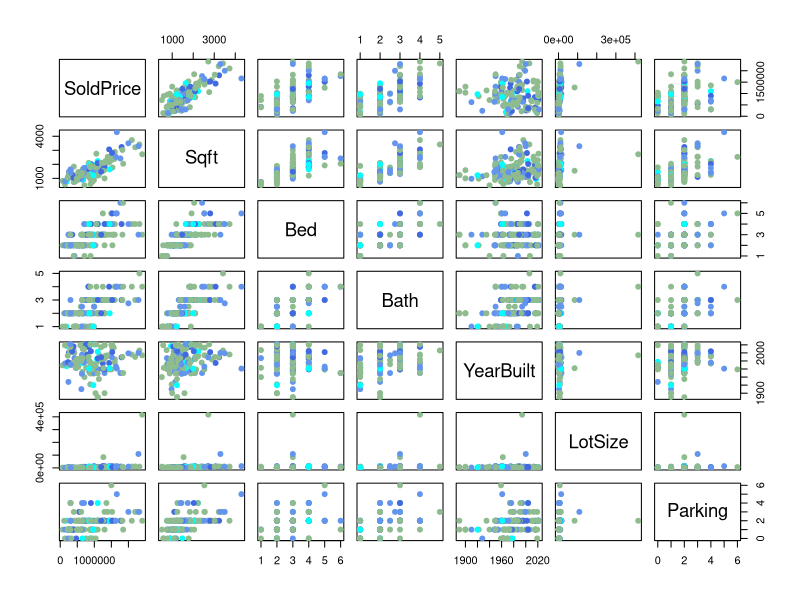
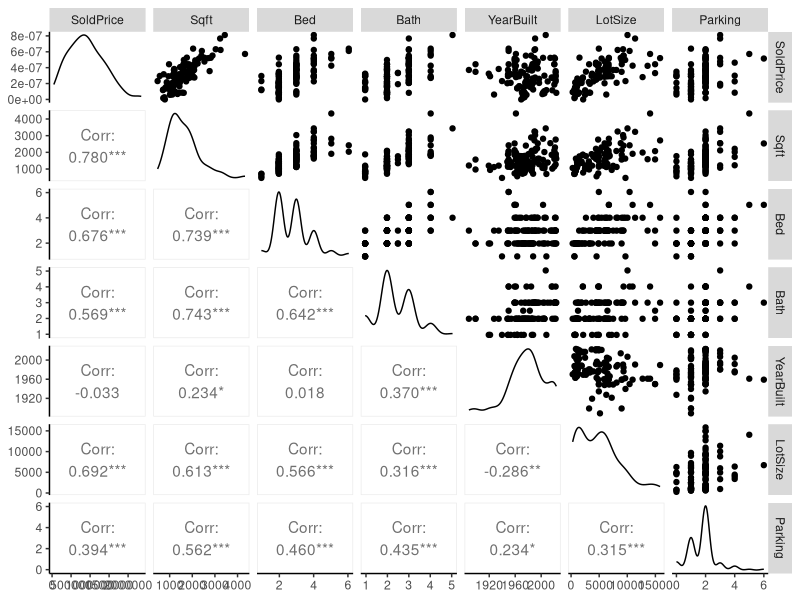
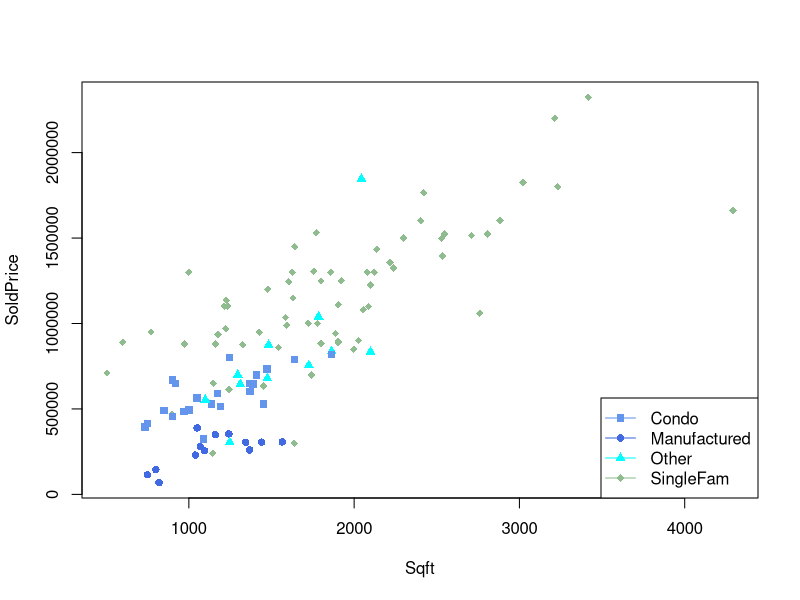

The R script that drew these images, in order: (Note: this script raises an error after producing the figures.)
## ---- chunk 1
knitr::opts_chunk$set(echo = TRUE)
## ---- chunk 2
library(tidyverse)
library(readxl)
library(leaps)
library(car)
library(scatterplot3d)
library(GGally)
library('lmtest')
## ---- chunk 3
realestate <- read_excel("SLO_Real_Estate_Feb-Apr2022.xlsx")

realestate_clean <- realestate %>%
  filter(LotSize != 416869 & LotSize != 108900 & LotSize != 84071)

realestate_clean <- realestate_clean %>%
  mutate(HomeTypeNew = 
           case_when(HomeType == "Condominium" ~ "Condo", 
             HomeType == "SingleFamilyResidence" ~ "SingleFam",
             HomeType == "ManufacturedHome" ~ "Manufactured",
             TRUE ~ "Other")) 

realestate_clean$Cooling = factor(realestate_clean$Cooling)
realestate_clean$Heating = factor(realestate_clean$Heating)
realestate_clean$HomeType = factor(realestate_clean$HomeType)
realestate_clean$HomeTypeNew = factor(realestate_clean$HomeTypeNew)
realestate_clean$Pool = factor(realestate_clean$Pool)
## ---- chunk 4
n <- 141
numtrain = ceiling(.8*n)
set.seed(678)
train_ind = sample(n, numtrain)
traindata = realestate_clean[train_ind, ]
testdata = realestate_clean[-train_ind, ]
set.seed(NULL)
## ---- chunk 5
# Figure 5.1: Matrix Scatterplot (outliers not removed)
pairs(SoldPrice ~ Sqft + Bed + Bath + YearBuilt + LotSize + Parking, data = realestate, 
      col = c('cornflowerblue','royalblue','cyan', 'darkseagreen')[factor(realestate_clean$HomeTypeNew)], 
      pch = 19)
## ---- chunk 6
# Table 5.1: Correlation Matrix (outliers not removed)
cor(realestate[,c(1, 2, 3, 4, 5, 6, 7)])
## ---- chunk 7
# Figure 5.2: Matrix Scatterplot with ggpairs()
ggpairs(traindata[,-c(8:12)], 
        upper=list(continuous='points'),
        lower=list(continuous='cor',combo='blank',discrete='blank'))  +
  theme(panel.grid.major = element_blank(), panel.grid.minor = element_blank(),
panel.background = element_blank(), axis.line = element_line(colour = "black"))
## ---- chunk 8
# Figure 5.3: Interaction Plot Between Sold Price and Square Footage (Home Type)
fit_interaction = lm(SoldPrice~Sqft*HomeTypeNew, data=traindata)
summary(fit_interaction)

plot(SoldPrice ~ Sqft, data = traindata, 
     col = c('cornflowerblue','royalblue','cyan', 'darkseagreen')[HomeTypeNew], 
     pch = c(15, 16, 17, 18)[HomeTypeNew])
legend('bottomright',legend=levels(traindata$HomeTypeNew),
       pch = c(15, 16, 17, 18),
       col = c('cornflowerblue','royalblue','cyan', 'darkseagreen'),
       lty = 1)
abline(coeff[1], coeff[2], col='cornflowerblue')
abline(coeff[1] + coeff[3], coeff[2] + coeff[6], col = 'royalblue') 
abline(coeff[1] + coeff[4], coeff[2] + coeff[7], col = 'cyan') 
abline(coeff[1] + coeff[5], coeff[2] + coeff[8], col = 'seagreen') 
## ---- chunk 9
# Figure 5.4: Interaction Plot Between Home Type and Pool
with(traindata, interaction.plot(HomeTypeNew, Pool, SoldPrice, type = 'b', 
                                 col = c('royalblue','cyan'), 
                                 pch = c(16, 17)))
with(traindata, interaction.plot(Pool, HomeTypeNew, SoldPrice, type = 'b', 
                                 col = c('cornflowerblue','royalblue','cyan', 'darkseagreen'), 
                                 pch = c(16, 17)))
## ---- chunk 10
# Histograms of Quantitative Variables 
# Figure 5.5: Distribution of Sqft
traindata %>%
  ggplot(aes(x = Sqft)) +
  geom_histogram(bins = 10) +
  theme(panel.grid.major = element_blank(), panel.grid.minor = element_blank(),
panel.background = element_blank(), axis.line = element_line(colour = "black"))

# Figure 5.6: Distribution of Sqft, by HomeTypeNew
traindata %>%
  ggplot(aes(x = Sqft, fill = HomeTypeNew)) +
  geom_histogram(bins = 10) +
  scale_fill_manual(values = c('aquamarine', 'cornflowerblue','royalblue', 'cadetblue', 'cyan', 
                               'darkblue', 'deepskyblue', 'darkseagreen', 'darkseagreen1')) +
  facet_wrap(~HomeTypeNew) +
  theme(panel.grid.major = element_blank(), panel.grid.minor = element_blank(),
panel.background = element_blank(), axis.line = element_line(colour = "black"))

# Figure 5.7: Distribution of LotSize
traindata %>%
  ggplot(aes(x = LotSize)) +
  geom_histogram(binwidth = 2000) +
  theme(panel.grid.major = element_blank(), panel.grid.minor = element_blank(),
panel.background = element_blank(), axis.line = element_line(colour = "black"))

# Figure 5.8: Distribution of Lotsize, by HomeTypeNew
traindata %>%
  ggplot(aes(x = LotSize, fill = HomeTypeNew)) +
  geom_histogram(binwidth = 2000) +
  scale_fill_manual(values = c('aquamarine', 'cornflowerblue','royalblue', 'cadetblue', 'cyan', 
                               'darkblue', 'deepskyblue', 'darkseagreen', 'darkseagreen1')) +
  facet_wrap(~HomeTypeNew) +
  theme(panel.grid.major = element_blank(), panel.grid.minor = element_blank(),
panel.background = element_blank(), axis.line = element_line(colour = "black"))
## ---- chunk 11
# Figure 5.9: Distribution of Sqft and LotSize as predictors of SoldPrice
# 3D Scatterplot 
s3d <- scatterplot3d(traindata2$Sqft, y=traindata2$SoldPrice, z=traindata2$LotSize,
                     xlab = "Square Footage (sqft)",
                     ylab = "Sold Price (Dollars)",
                     zlab = "Lot Size (sqft)", 
                     angle=55, pch = 16)
# Add regression plane
my.lm <- lm(traindata2$Sqft ~ traindata2$SoldPrice + traindata2$LotSize)
s3d$plane3d(my.lm)
## ---- chunk 12
traindataNew <- traindata %>%
  select(-HomeType)

full.model <- lm(SoldPrice~., data = traindataNew)

best.sub <- summary(regsubsets(formula(full.model), data=traindata, method = "exhaustive", nbest = 2))
## ---- chunk 13
n = nrow(traindata)
p<-c(2,2,3,3,4,4,5,5,6,6,7,7,8,8,9,9) 

SSE<-best.sub$rss             #SSE 
s<-sqrt(SSE/(n-p))            #s
Rsq<-best.sub$rsq             #R-squared 
Rsq.adj<-best.sub$adjr2       #R-squared adjusted
BIC<-n*log(SSE/n) + p*log(n)  #BIC
AIC<- n*log(SSE/n) + 2*p      #AIC
Cp<-best.sub$cp               #Mallow's Cp
bs<- data.frame(best.sub$outmat, p=p, Cp, AIC, BIC, Rsq, Rsq.adj, s) %>%
  arrange(BIC)
## ---- chunk 14
plot(resid(lm(I(sqrt(SoldPrice))~Sqft + HomeTypeNew, data = traindata))~resid(lm(LotSize ~ YearBuilt + Sqft + HomeTypeNew, data = traindata)))
## ---- chunk 15
fit.one <- lm(SoldPrice ~ Sqft + LotSize + HomeTypeNew, data  = traindata)

plot(fit.one)
## ---- chunk 16
boxCox(lm(SoldPrice~Sqft+LotSize+HomeTypeNew, data = traindata))
## ---- chunk 17
fit.two <- lm(I(sqrt(SoldPrice)) ~ Sqft + LotSize + HomeTypeNew, data  = traindata)

plot(fit.two)
## ---- chunk 18
full.model2 <- lm(I(sqrt(SoldPrice))~., data = traindataNew)

best.sub2 <- summary(regsubsets(formula(full.model2), data=traindata, method = "exhaustive", nbest = 2))
## ---- chunk 19
n = nrow(traindata)
p<-c(2,2,3,3,4,4,5,5,6,6,7,7,8,8,9,9) 

SSE<-best.sub2$rss             #SSE 
s<-sqrt(SSE/(n-p))             #s
Rsq<-best.sub2$rsq             #R-squared 
Rsq.adj<-best.sub2$adjr2       #R-squared adjusted
BIC<-n*log(SSE/n) + p*log(n)   #BIC
AIC<- n*log(SSE/n) + 2*p       #AIC
Cp<-best.sub2$cp               #Mallow's Cp
bs2<- data.frame(best.sub2$outmat, p=p, Cp, AIC, BIC, Rsq, Rsq.adj, s) %>%
  arrange(BIC)
## ---- chunk 20
final_model = lm(I(sqrt(SoldPrice)) ~ Sqft + LotSize + HomeTypeNew, data = traindata)

# Figure 7.1: Four-in-One Model Diagnostic Plot 
par(mfrow=c(2,2)) #plot in 2 by 2 grid   
plot(final_model)

# Figure 7.2: Residuals Plotted against Fitted Values, Sqft, LotSize, and HomeTypeNew
par(mfrow=c(2,2)) #plot in 2 by 2 grid  

plot(resid(final_model) ~ fitted(final_model), ylab='Residuals', xlab='Fitted')
abline(h=0,lty=2)

plot(resid(final_model) ~ Sqft, data=traindata, ylab='Residuals', xlab='Sqft')
abline(h=0,lty=2) 

plot(resid(final_model) ~ LotSize, data=traindata, ylab='Residuals', xlab='Lot Size')
abline(h=0,lty=2) 

plot(resid(final_model) ~ HomeTypeNew, data=traindata, ylab='Residuals', xlab='HomeTypeNew')
abline(h=0,lty=2)

par(mfrow=c(1,1))

# Figure 7.3: Distribution of Model Residuals 
hist(resid(final_model), main='', xlab='Residuals')

shapiro.test(resid(final_model))
bptest(final_model)
## ---- chunk 21
summary(fit.two)
## ---- chunk 22
#Table 8.2
vif(fit.two)
## ---- chunk 23
#Table 8.1
#Bonferonni adjusted confidence interval
#95% family wise confidence 
bonferonni <- (1 - 0.05 / 5)
confint(model, level = bonferonni)
## ---- chunk 24
# Figure 9.1: Overall F-Test
summary(final_model)
## ---- chunk 25
# Figure 9.2: Partial F-Test
model_reduced = lm(I(sqrt(SoldPrice)) ~ Sqft, data=traindata)
anova(model_reduced, final_model)
## ---- chunk 26
# Figure 9.3: Test for Sqft:HomeTypeNew Interaction Significance
anova(lm(I(sqrt(SoldPrice)) ~ LotSize + Sqft + HomeTypeNew, data = traindata), 
      lm(I(sqrt(SoldPrice)) ~ LotSize + Sqft + HomeTypeNew + Sqft:HomeTypeNew, data = traindata))

# Figure 9.4: Test for Sqft:LotSize Interaction Significance
anova(lm(I(sqrt(SoldPrice)) ~ LotSize + Sqft + HomeTypeNew, data = traindata), 
      lm(I(sqrt(SoldPrice)) ~ LotSize + Sqft + HomeTypeNew + Sqft:LotSize, data = traindata))
## ---- chunk 27
# Figure 9.5: CIs for Mean Response Value and Future Predicted Value 
traindata_singlefam <- traindata %>%
  filter(HomeTypeNew == "SingleFam")

mean(traindata_singlefam$Sqft)
mean(traindata_singlefam$LotSize)

new.house = data.frame(Sqft = 1865, LotSize = 7079, HomeTypeNew = "SingleFam")

predict(final_model, newdata = new.house, interval = "confidence", level=0.95)
predict(final_model, newdata = new.house, interval = "prediction", level=0.95)
## ---- chunk 28
#Model for validation statistics
model <- lm(I(sqrt(SoldPrice)) ~ Sqft + LotSize + HomeTypeNew, data = traindata)
## ---- chunk 29
#External Validation
predicted_test <- predict(model, testdata)
actual_test <- sqrt(testdata$SoldPrice)

MSPE <- mean((actual_test - predicted_test)^2)
s1 <- sqrt(MSPE)

MSPE
s1
## ---- chunk 30
#External Validation
actual_train <- sqrt(traindata$SoldPrice)
predicted_train <- model$fitted.values

MSE <- mean((actual_train - predicted_train)^2)
s2 <- sqrt(MSE)

MSE
s2
## ---- chunk 31
#Internal Validation
SSTO <- sum((anova(model))$'Sum Sq')

PRESS <- sum((resid(model) / (1 - hatvalues(model)))^2)

R_squared_pred <- 1 - (PRESS / SSTO)

PRESS
R_squared_pred

## ---- chunk 32
anova(model)
## ---- chunk 33
#Model for entire dataset
full_model <- lm(I(sqrt(SoldPrice)) ~ Sqft + LotSize + HomeTypeNew, data = realestate_clean)
summary(full_model)
## ---- chunk 34
#coefficients table
data.frame("FullModel" = full_model$coefficients, "TrainingModel" = model$coefficients)
